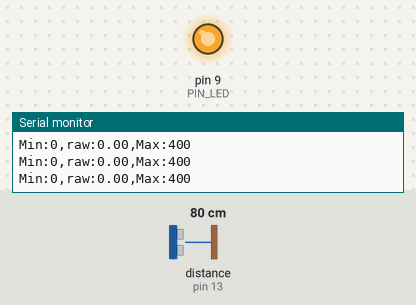
The sketch below on a simulated Arduino Uno, built with avr-gcc and run on an emulated ATmega328P. Parts: output pins drawn as LEDs (lit = HIGH), the last lines printed to the serial monitor. Wiring (inferred from the names in the program): ultrasonic range finder: trigger pin 12; echo pin 13. Inputs (shaded band) come from the test bench; at power-on: distance to the obstacle (sensor on pin 13) 80 cm. The echo pulse lasts 58.3 µs per cm; pins used as bus, display or sensor lines are not drawn.

Above: at 1.28 s.
1.3 s: distance to the obstacle (sensor on pin 13) set to 18 cm
At 1.41 s:
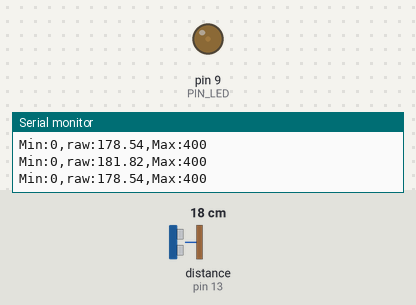
4.3 s: distance to the obstacle (sensor on pin 13) set to 2 cm
Timing chart, 0 to 13.3 s (numbered marks = the images above; inputs shaded):
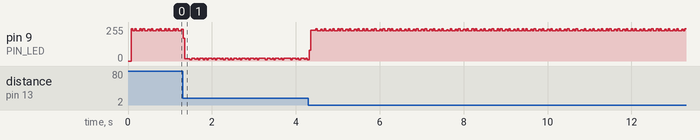

The sketch:

08P20.ino
```cpp
// Arduino pin assignment
#define PIN_LED 9
#define PIN_TRIG 12
#define PIN_ECHO 13

// configurable parameters
#define SND_VEL 346.0 // sound velocity at 24 celsius degree (unit: m/s)
#define INTERVAL 25 // sampling interval (unit: ms)
#define _DIST_MIN 100 // minimum distance to be measured (unit: mm)
#define _DIST_MAX 300 // maximum distance to be measured (unit: mm)

// global variables
float timeout; // unit: us
float dist_min, dist_max, dist_raw; // unit: mm
unsigned long last_sampling_time; // unit: ms
float scale; // used for pulse duration to distance conversion

void setup() {
// initialize GPIO pins
  pinMode(PIN_LED,OUTPUT);
  pinMode(PIN_TRIG,OUTPUT);
  digitalWrite(PIN_TRIG, LOW);
  pinMode(PIN_ECHO,INPUT);

// initialize USS related variables
  dist_min = _DIST_MIN;
  dist_max = _DIST_MAX;
  timeout = (INTERVAL / 2) * 1000.0; // precalculate pulseIn() timeout value. (unit: us)
  dist_raw = 0.0; // raw distance output from USS (unit: mm)
  scale = 0.001 * 0.5 * SND_VEL;

// initialize serial port
  Serial.begin(57600);

// initialize last sampling time
  last_sampling_time = 0;
}

void loop() {
// wait until next sampling time.
// millis() returns the number of milliseconds since the program started. Will overflow after 50 days.
  if(millis() < last_sampling_time + INTERVAL) return;

// get a distance reading from the USS
  dist_raw = USS_measure(PIN_TRIG,PIN_ECHO);

// output the read value to the serial port
  Serial.print("Min:0,");
  Serial.print("raw:");
  Serial.print(dist_raw);
  Serial.print(",");
  Serial.println("Max:400");

// turn on the LED if the distance is between dist_min and dist_max
 if (dist_min<=dist_raw<=200){
    for(int t_high=0; t_high<255; t_high++) {
    analogWrite(PIN_LED, t_high);
  }
 }
   else(200<dist_raw<=dist_max); {
    for(int t_high=255; t_high>=0; t_high--){
      analogWrite(PIN_LED, t_high);
    }
   }
   if(dist_raw<dist_min || dist_max < dist_raw){
    analogWrite(PIN_LED,254);
   }
   if(dist_raw<100) {
      dist_raw = 100;
   }
     else(dist_raw>300) ;{
        dist_raw = 300;
      }
// do something here
// update last sampling time
  last_sampling_time += INTERVAL;
}

// get a distance reading from USS. return value is in millimeter.
float USS_measure(int TRIG, int ECHO)
{
  float reading;
  digitalWrite(TRIG, HIGH);
  delayMicroseconds(10);
  digitalWrite(TRIG, LOW);
  reading = pulseIn(ECHO, HIGH, timeout) * scale; // unit: mm
  if(reading < dist_min || reading > dist_max) reading = 0.0; // return 0 when out of range.
  return reading;
  // Pulse duration to distance conversion example (target distance = 17.3m)
  // - round trip distance: 34.6m
  // - expected pulse duration: 0.1 sec, or 100,000us
  // - pulseIn(ECHO, HIGH, timeout) * 0.001 * 0.5 * SND_VEL
  //           = 100,000 micro*sec * 0.001 milli/micro * 0.5 * 346 meter/sec
  //           = 100,000 * 0.001 * 0.5 * 346 * micro * sec * milli * meter
  //                                           ----------------------------
  //                                           micro * sec
  //           = 100 * 173 milli*meter = 17,300 mm = 17.3m
  // pulseIn() returns microseconds.
}
```
